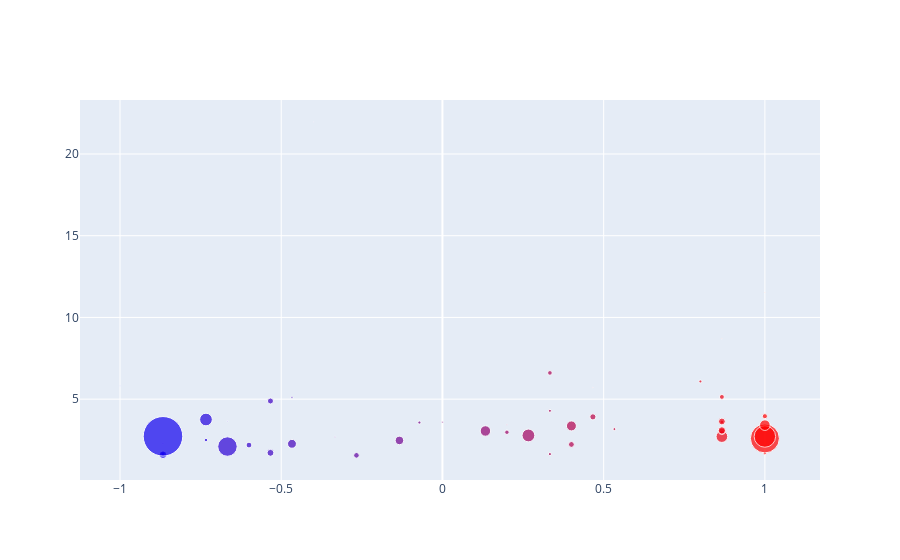

Source (notebook cell):
### Code cell
fig = go.Figure()
fig.add_trace(go.Scatter(x=state_totals["Part_Score"], y=state_totals["Rate"], mode = "markers",  hovertext=state_totals["State_y"], marker=dict(size=state_totals["Total Pop"]/1000000, colorscale='bluered', color=state_totals["Part_Score"])))

### Figure 1 — Plotly figure (JSON) as saved in the notebook; plotly's stock layout.template omitted (floating-point values rounded to 4 significant figures)
{"data": [{"hovertext": ["New Hampshire", "Minnesota", "Iowa", "Utah", "Massachusetts", "Oregon", "Maine", "Washington", "Idaho", "Hawaii", "New York", "Wisconsin", "Colorado", "New Jersey", "Connecticut", "Virginia", "Ohio", "California", "Rhode Island", "North Dakota", "Pennsylvania", "Texas", "Vermont", "Montana", "Kansas", "Kentucky", "Indiana", "Florida", "South Dakota", "Michigan", "West Virginia", "North Carolina", "Arizona", "Illinois", "Georgia", "Oklahoma", "Tennessee", "Missouri", "Nevada", "Wyoming", "South Carolina", "Arkansas", "Alaska", "Maryland", "New Mexico", "Alabama", "Delaware", "Mississippi", "Louisiana"], "marker": {"color": [0.2, -0.2667, 0.3333, 1, -0.5333, -0.8667, -0.3333, -0.8667, 1, -0.8667, -0.6667, 0.4, -0.6, -0.4667, -0.7333, -0.1333, 0.8667, -0.8667, -0.6667, 1, 0.2667, 1, -0.4, 0.2, 0.5333, 0.2, 0.8667, 1, 1, 0.4, 0, 0.1333, 0.8667, -0.7333, 1, 0.8667, 0.8667, 0.4667, -0.07143, 0.8667, 1, 0.3333, 0.4667, -0.5333, -0.4667, 0.8667, -1, 0.8, 0.3333], "colorscale": [[0, "rgb(0,0,255)"], [1, "rgb(255,0,0)"]], "size": [1.36, 5.64, 3.155, 3.206, 6.893, 4.218, 1.344, 7.615, 1.787, 1.416, 19.45, 5.822, 5.759, 8.882, 3.565, 8.536, 11.69, 39.51, 1.059, 0.7621, 12.8, 29.0, 0.624, 1.069, 2.913, 4.468, 6.732, 21.48, 0.8847, 9.987, 1.792, 10.49, 7.279, 12.67, 10.62, 3.957, 6.829, 6.137, 3.08, 0.5788, 5.149, 3.018, 0.7315, 6.046, 2.097, 4.903, 0.9738, 2.976, 4.649]}, "mode": "markers", "type": "scatter", "x": [0.2, -0.2667, 0.3333, 1, -0.5333, -0.8667, -0.3333, -0.8667, 1, -0.8667, -0.6667, 0.4, -0.6, -0.4667, -0.7333, -0.1333, 0.8667, -0.8667, -0.6667, 1, 0.2667, 1, -0.4, 0.2, 0.5333, 0.2, 0.8667, 1, 1, 0.4, 0, 0.1333, 0.8667, -0.7333, 1, 0.8667, 0.8667, 0.4667, -0.07143, 0.8667, 1, 0.3333, 0.4667, -0.5333, -0.4667, 0.8667, -1, 0.8, 0.3333], "y": [3.061, 1.562, 1.642, 1.69, 1.718, 1.651, 2.693, 1.602, 2.027, 2.296, 2.102, 2.23, 2.193, 2.27, 2.5, 2.476, 2.71, 2.728, 3.651, 11.51, 2.781, 2.598, 21.96, 3.443, 3.168, 2.977, 3.034, 2.716, 4.02, 3.364, 3.596, 3.055, 3.092, 3.755, 3.409, 3.602, 3.635, 3.919, 3.571, 8.691, 3.959, 4.286, 5.708, 4.888, 5.092, 5.137, 5.814, 6.084, 6.607]}], "layout": {}}
